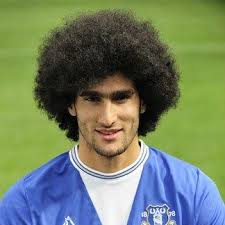
//> input picture Image/feilaini.jpg, 225 x 225 px, given in place of fig.jpg, which was not available
$ ./image_reconst   (built with g++ and OpenCV 4)
//> lines starting //> are read from the running program, lines starting //| are printed output that depends on the picture; pictures that were not available may be replaced by others from this repository, and a replacement may not be noted
// [18 lines of licence text are left out]

#include <iostream>
#include <stdio.h>
#include <stdlib.h>
#include <complex>
#include "opencv/cv.h"
#include "opencv/cxcore.h"
#include "opencv/highgui.h"
#include "math.h"

using namespace std;
using namespace cv;

#define pi 3.1416

void display(const char *name, IplImage *img)
{
	cvNamedWindow(name);
	cvShowImage(name,img);
}

void getGradientx( const IplImage *img, IplImage *gx)
{
	int w = img->width;
	int h = img->height;
	int channel = img->nChannels;

	cvZero( gx );
	for(int i=0;i<h;i++)
		for(int j=0;j<w;j++)
			for(int c=0;c<channel;++c)
			{
				CV_IMAGE_ELEM(gx,float,i,j*channel+c) =
					(float)CV_IMAGE_ELEM(img,uchar,i,(j+1)*channel+c) - (float)CV_IMAGE_ELEM(img,uchar,i,j*channel+c);
			}
}
void getGradienty( const IplImage *img, IplImage *gy)
{
	int w = img->width;
	int h = img->height;
	int channel = img->nChannels;

	cvZero( gy );
	for(int i=0;i<h;i++)
		for(int j=0;j<w;j++)
			for(int c=0;c<channel;++c)
			{
				CV_IMAGE_ELEM(gy,float,i,j*channel+c) =
					(float)CV_IMAGE_ELEM(img,uchar,(i+1),j*channel+c) - (float)CV_IMAGE_ELEM(img,uchar,i,j*channel+c);

			}
}
void lapx( const IplImage *img, IplImage *gxx)
{
	int w = img->width;
	int h = img->height;
	int channel = img->nChannels;

	cvZero( gxx );
	for(int i=0;i<h;i++)
		for(int j=0;j<w-1;j++)
			for(int c=0;c<channel;++c)
			{
				CV_IMAGE_ELEM(gxx,float,i,(j+1)*channel+c) =
						(float)CV_IMAGE_ELEM(img,float,i,(j+1)*channel+c) - (float)CV_IMAGE_ELEM(img,float,i,j*channel+c);
			}
}
void lapy( const IplImage *img, IplImage *gyy)
{
	int w = img->width;
	int h = img->height;
	int channel = img->nChannels;

	cvZero( gyy );
	for(int i=0;i<h-1;i++)
		for(int j=0;j<w;j++)
			for(int c=0;c<channel;++c)
			{
				CV_IMAGE_ELEM(gyy,float,i+1,j*channel+c) =
					(float)CV_IMAGE_ELEM(img,float,(i+1),j*channel+c) - (float)CV_IMAGE_ELEM(img,float,i,j*channel+c);

			}
}

void dst(double *gtest, double *gfinal,int h,int w)
{

	int k,r,z;
	unsigned long int idx;

	Mat temp = Mat(2*h+2,1,CV_32F);
	Mat res  = Mat(h,1,CV_32F);

	int p=0;
	for(int i=0;i<w;i++)
	{
		temp.at<float>(0,0) = 0.0;

		for(int j=0,r=1;j<h;j++,r++)
		{
			idx = j*w+i;
			temp.at<float>(r,0) = gtest[idx];
		}

		temp.at<float>(h+1,0)=0.0;

		for(int j=h-1, r=h+2;j>=0;j--,r++)
		{
			idx = j*w+i;
			temp.at<float>(r,0) = -1*gtest[idx];
		}

		Mat planes[] = {Mat_<float>(temp), Mat::zeros(temp.size(), CV_32F)};

		Mat complex1;
		merge(planes, 2, complex1);

		dft(complex1,complex1,0,0);

		Mat planes1[] = {Mat::zeros(complex1.size(), CV_32F), Mat::zeros(complex1.size(), CV_32F)};

		// planes1[0] = Re(DFT(I)), planes1[1] = Im(DFT(I))
		split(complex1, planes1);

		std::complex<double> two_i = std::sqrt(std::complex<double>(-1));

		double fac = -2*imag(two_i);

		for(int c=1,z=0;c<h+1;c++,z++)
		{
			res.at<float>(z,0) = planes1[1].at<float>(c,0)/fac;
		}

		for(int q=0,z=0;q<h;q++,z++)
		{
			idx = q*w+p;
			gfinal[idx] =  res.at<float>(z,0);
		}
		p++;
	}

}

void idst(double *gtest, double *gfinal,int h,int w)
{
	int nn = h+1;
	unsigned long int idx;
	dst(gtest,gfinal,h,w);
	for(int  i= 0;i<h;i++)
		for(int j=0;j<w;j++)
		{
			idx = i*w + j;
			gfinal[idx] = (double) (2*gfinal[idx])/nn;
		}

}
void transpose(double *mat, double *mat_t,int h,int w)
{

	Mat tmp = Mat(h,w,CV_32FC1);
	int p =0;
	unsigned long int idx;
	for(int i = 0 ; i < h;i++)
	{
		for(int j = 0 ; j < w; j++)
		{

			idx = i*(w) + j;
			tmp.at<float>(i,j) = mat[idx];
		}
	}
	Mat tmp_t = tmp.t();

	for(int i = 0;i < tmp_t.size().height; i++)
		for(int j=0;j<tmp_t.size().width;j++)
		{
			idx = i*tmp_t.size().width + j;
			mat_t[idx] = tmp_t.at<float>(i,j);
		}

}
void poisson_solver(const IplImage *img, IplImage *gxx , IplImage *gyy, Mat &result)
{

	int w = img->width;
	int h = img->height;
	int channel = img->nChannels;

	unsigned long int idx,idx1;

	IplImage *lap  = cvCreateImage(cvGetSize(img), 32, 1);

	for(int i =0;i<h;i++)
		for(int j=0;j<w;j++)
			CV_IMAGE_ELEM(lap,float,i,j)=CV_IMAGE_ELEM(gyy,float,i,j)+CV_IMAGE_ELEM(gxx,float,i,j);

	Mat bound(img);

	for(int i =1;i<h-1;i++)
		for(int j=1;j<w-1;j++)
		{
			bound.at<uchar>(i,j) = 0.0;
		}

	double *f_bp = new double[h*w];


	for(int i =1;i<h-1;i++)
		for(int j=1;j<w-1;j++)
		{
			idx=i*w + j;
			f_bp[idx] = -4*(int)bound.at<uchar>(i,j) + (int)bound.at<uchar>(i,(j+1)) + (int)bound.at<uchar>(i,(j-1))
					+ (int)bound.at<uchar>(i-1,j) + (int)bound.at<uchar>(i+1,j);
		}


	Mat diff = Mat(h,w,CV_32FC1);
	for(int i =0;i<h;i++)
	{
		for(int j=0;j<w;j++)
		{
			idx = i*w+j;
			diff.at<float>(i,j) = (CV_IMAGE_ELEM(lap,float,i,j) - f_bp[idx]);
		}
	}
	double *gtest = new double[(h-2)*(w-2)];
	for(int i = 0 ; i < h-2;i++)
	{
		for(int j = 0 ; j < w-2; j++)
		{
			idx = i*(w-2) + j;
			gtest[idx] = diff.at<float>(i+1,j+1);

		}
	}
	///////////////////////////////////////////////////// Find DST  /////////////////////////////////////////////////////

	double *gfinal = new double[(h-2)*(w-2)];
	double *gfinal_t = new double[(h-2)*(w-2)];
	double *denom = new double[(h-2)*(w-2)];
	double *f3 = new double[(h-2)*(w-2)];
	double *f3_t = new double[(h-2)*(w-2)];
	double *img_d = new double[(h)*(w)];

	dst(gtest,gfinal,h-2,w-2);

	transpose(gfinal,gfinal_t,h-2,w-2);

	dst(gfinal_t,gfinal,w-2,h-2);

	transpose(gfinal,gfinal_t,w-2,h-2);

	int cx=1;
	int cy=1;

	for(int i = 0 ; i < w-2;i++,cy++)
	{
		for(int j = 0,cx = 1; j < h-2; j++,cx++)
		{
			idx = j*(w-2) + i;
			denom[idx] = (float) 2*cos(pi*cy/( (double) (w-1))) - 2 + 2*cos(pi*cx/((double) (h-1))) - 2;

		}
	}

	for(idx = 0 ; idx < (w-2)*(h-2) ;idx++)
	{
		gfinal_t[idx] = gfinal_t[idx]/denom[idx];
	}


	idst(gfinal_t,f3,h-2,w-2);

	transpose(f3,f3_t,h-2,w-2);

	idst(f3_t,f3,w-2,h-2);

	transpose(f3,f3_t,w-2,h-2);

	for(int i = 0 ; i < h;i++)
	{
		for(int j = 0 ; j < w; j++)
		{
			idx = i*w + j;
			img_d[idx] = (double)CV_IMAGE_ELEM(img,uchar,i,j);
		}
	}
	for(int i = 1 ; i < h-1;i++)
	{
		for(int j = 1 ; j < w-1; j++)
		{
			idx = i*w + j;
			img_d[idx] = 0.0;
		}
	}
	int id1,id2;
	for(int i = 1,id1=0 ; i < h-1;i++,id1++)
	{
		for(int j = 1,id2=0 ; j < w-1; j++,id2++)
		{
			idx = i*w + j;
			idx1= id1*(w-2) + id2;
			img_d[idx] = f3_t[idx1];
		}
	}

	for(int i = 0 ; i < h;i++)
	{
		for(int j = 0 ; j < w; j++)
		{
			idx = i*w + j;
			if(img_d[idx] < 0.0)
				result.at<uchar>(i,j) = 0;
			else if(img_d[idx] > 255.0)
				result.at<uchar>(i,j) = 255.0;
			else
				result.at<uchar>(i,j) = img_d[idx];
		}
	}

}

int main(int argc, char* argv[])
{

	unsigned long int idx;

	// [6 lines of commented-out code are left out]
	IplImage *I    = cvLoadImage("fig.jpg");
//> I is the input picture: 225 rows x 225 cols, CV_8UC3; mean B, G, R 101.7, 128, 113.4

	if(I->nChannels < 3)
	{
		printf("Enter RGB image\n");
		exit(0);
	}

	IplImage *grx  = cvCreateImage(cvGetSize(I), 32, 3);
	IplImage *gry  = cvCreateImage(cvGetSize(I), 32, 3);

	IplImage *O    = cvCreateImage(cvGetSize(I), 8, 3);
	IplImage *error= cvCreateImage(cvGetSize(I), 8, 3);


	int w = I->width;
//> w = 225
	int h = I->height;
//> h = 225
	int channel = I->nChannels;
//> channel = 3


	display("Original Image",I);

	getGradientx( I, grx);
	getGradienty( I, gry);
//> after the loop in getGradienty, `for(int i=0;i<h;i++)`:
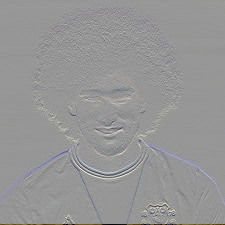
//> gy: 225 rows x 225 cols, CV_32FC3; mean B, G, R -0.3, -0.6, -0.5; drawn with min black and max white

	IplImage *gxx  = cvCreateImage(cvGetSize(I), 32, 3);
	IplImage *gyy  = cvCreateImage(cvGetSize(I), 32, 3);

	lapx(grx,gxx);
	lapy(gry,gyy);

	IplImage *rx_channel = cvCreateImage(cvGetSize(I), IPL_DEPTH_32F, 1 );
	IplImage *gx_channel = cvCreateImage(cvGetSize(I), IPL_DEPTH_32F, 1 );
	IplImage *bx_channel = cvCreateImage(cvGetSize(I), IPL_DEPTH_32F, 1 );

	cvCvtPixToPlane(gxx, rx_channel, gx_channel, bx_channel,0);

	IplImage *ry_channel = cvCreateImage(cvGetSize(I), IPL_DEPTH_32F, 1 );
	IplImage *gy_channel = cvCreateImage(cvGetSize(I), IPL_DEPTH_32F, 1 );
	IplImage *by_channel = cvCreateImage(cvGetSize(I), IPL_DEPTH_32F, 1 );

	cvCvtPixToPlane(gyy, ry_channel, gy_channel, by_channel,0);

	IplImage *r_channel = cvCreateImage(cvGetSize(I), 8, 1 );
	IplImage *g_channel = cvCreateImage(cvGetSize(I), 8, 1 );
	IplImage *b_channel = cvCreateImage(cvGetSize(I), 8, 1 );

	cvCvtPixToPlane(I, r_channel, g_channel, b_channel,0);

	Mat resultr = Mat(h,w,CV_8UC1);
	Mat resultg = Mat(h,w,CV_8UC1);
	Mat resultb = Mat(h,w,CV_8UC1);

	clock_t tic = clock();

	poisson_solver(r_channel,rx_channel, ry_channel,resultr);
//> after the loop in poisson_solver, `for(int i =0;i<h;i++)`:
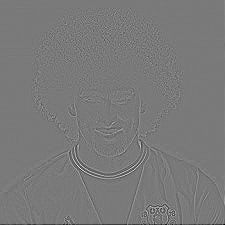
//> lap: 225 rows x 225 cols, CV_32FC1; min -493, max 537, mean -0.9; drawn with min black and max white
//> after the loop in poisson_solver, `for(int i =1;i<h-1;i++)`:
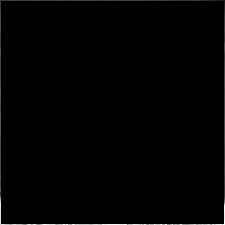
//> bound: 225 rows x 225 cols, CV_8UC1; min 0, max 255, mean 1.9
//> the loop in poisson_solver, `for(int i =1;i<h-1;i++)` made 223 passes
//> idx on passes 1 to 3: 448, 673, 898
//> after the loop in poisson_solver, `for(int i =1;i<h-1;i++)`: idx = 50398
//> the loop in poisson_solver, `for(int i =0;i<h;i++)` made 225 passes
//> idx on passes 1 to 3: 224, 449, 674
//> after the loop in poisson_solver, `for(int i =0;i<h;i++)`: idx = 50624
//> the loop in poisson_solver, `for(int i = 0 ; i < h-2;i++)` made 223 passes
//> idx on passes 1 to 3: 222, 445, 668
//> after the loop in poisson_solver, `for(int i = 0 ; i < h-2;i++)`: idx = 49728
//> after the loop in dst, `for(int i=0;i<w;i++)`: temp = 448 values, max 480 at index 225, min -480 at index 223, mean 0; idx = 49728; res = 223 values, max 3149.1 at index 7, min -9872.9 at index 0, mean -100.6; p = 223
//> the loop in transpose, `for(int i = 0 ; i < h;i++)` made 223 passes
//> after the loop in transpose, `for(int i = 0 ; i < h;i++)`: idx = 49728
//> in transpose, `Mat tmp_t = tmp.t();`:
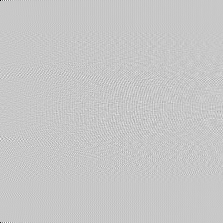
//> tmp_t: 223 rows x 223 cols, CV_32FC1; min -11564.7, max 3149.1, mean -39.6; drawn with min black and max white
//> the loop in transpose, `for(int i = 0;i < tmp_t.size().height; i++)` made 223 passes
//> the loop in transpose (call 2), `for(int i = 0 ; i < h;i++)` made 223 passes
	poisson_solver(g_channel,gx_channel, gy_channel,resultg);
//> after the loop in transpose (call 5), `for(int i = 0 ; i < h;i++)`:
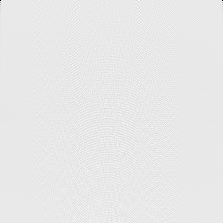
//> tmp: 223 rows x 223 cols, CV_32FC1; min -24375.8, max 2228.2, mean -90.2; drawn with min black and max white
//> after the loop in transpose (call 8), `for(int i = 0 ; i < h;i++)`:
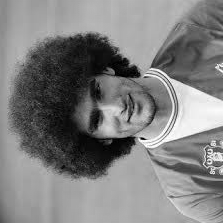
//> tmp: 223 rows x 223 cols, CV_32FC1; min -0.000244, max 255, mean 127.6; drawn with min black and max white
//> in transpose (call 8), `Mat tmp_t = tmp.t();`:
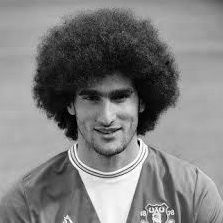
//> tmp_t: 223 rows x 223 cols, CV_32FC1; min -0.000244, max 255, mean 127.6; drawn with min black and max white
	poisson_solver(b_channel,bx_channel, by_channel,resultb);

	clock_t toc = clock();

	printf("Execution time: %f seconds\n", (double)(toc - tic) / CLOCKS_PER_SEC);

	Mat final = Mat(h,w,CV_8UC3);

	for(int i=0;i<h;i++)
		for(int j=0;j<w;j++)
		{
			final.at<uchar>(i,j*3+0) = resultr.at<uchar>(i,j);
			final.at<uchar>(i,j*3+1) = resultg.at<uchar>(i,j);
			final.at<uchar>(i,j*3+2) = resultb.at<uchar>(i,j);
		}

	imshow("Reconstructed Image",final);

	cvReleaseImage( &I );
	cvReleaseImage( &O );
	cvWaitKey( 0 );

	return 0;
}

$ run again, on Image/grass.jpg
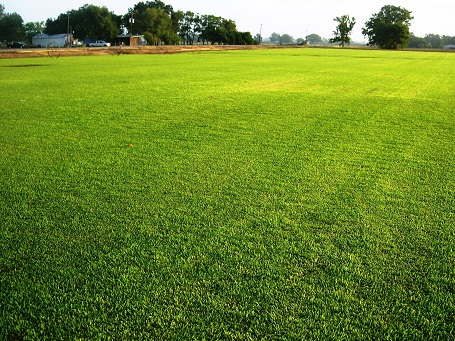
//> input picture Image/grass.jpg, 455 x 341 px, given in place of fig.jpg, which was not available
//> I is the input picture: 341 rows x 455 cols, CV_8UC3; mean B, G, R 44.4, 133.1, 106.7
//> after the loop in poisson_solver, `for(int i =1;i<h-1;i++)`:
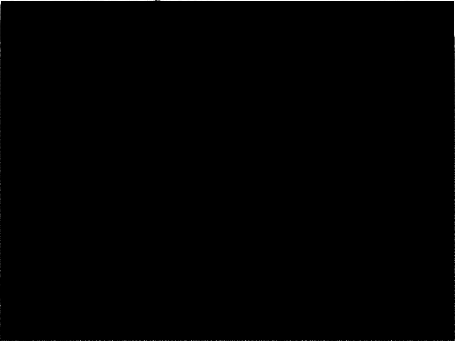
//> bound: 341 rows x 455 cols, CV_8UC1; min 0, max 255, mean 1
//> the loop in poisson_solver, `for(int i =1;i<h-1;i++)` made 339 passes
//> idx on passes 1 to 3: 908, 1363, 1818
//> after the loop in poisson_solver, `for(int i =1;i<h-1;i++)`: idx = 154698
//> the loop in poisson_solver, `for(int i =0;i<h;i++)` made 341 passes
//> idx on passes 1 to 3: 454, 909, 1364
//> after the loop in poisson_solver, `for(int i =0;i<h;i++)`: idx = 155154
//> the loop in poisson_solver, `for(int i = 0 ; i < h-2;i++)` made 339 passes
//> idx on passes 1 to 3: 452, 905, 1358
//> after the loop in poisson_solver, `for(int i = 0 ; i < h-2;i++)`: idx = 153566
//> after the loop in dst, `for(int i=0;i<w;i++)`: temp = 680 values, max 507 at index 679, min -507 at index 1, mean 0; idx = 153566; res = 339 values, max 3449.7 at index 225, min -8319.5 at index 0, mean -578.3; p = 453
//> the loop in transpose, `for(int i = 0 ; i < h;i++)` made 339 passes
//> after the loop in transpose, `for(int i = 0 ; i < h;i++)`: idx = 153566
//> the loop in transpose, `for(int i = 0;i < tmp_t.size().height; i++)` made 453 passes
//> idx on passes 1 to 3: 338, 677, 1016
//> the loop in transpose (call 2), `for(int i = 0 ; i < h;i++)` made 453 passes
//> tmp_t: 339 rows x 453 cols, CV_32FC1
//> tmp_t: 453 rows x 339 cols, CV_32FC1
//> tmp_t: 339 rows x 453 cols, CV_32FC1
//> tmp_t: 453 rows x 339 cols, CV_32FC1
//> tmp_t: 339 rows x 453 cols, CV_32FC1
//> tmp_t: 453 rows x 339 cols, CV_32FC1
//> in transpose (call 8), `Mat tmp_t = tmp.t();`:
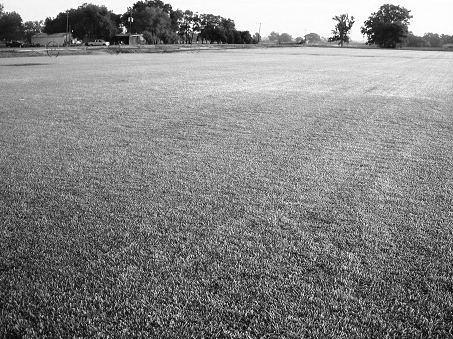
//> tmp_t: 339 rows x 453 cols, CV_32FC1; min 0.000174, max 255, mean 133
